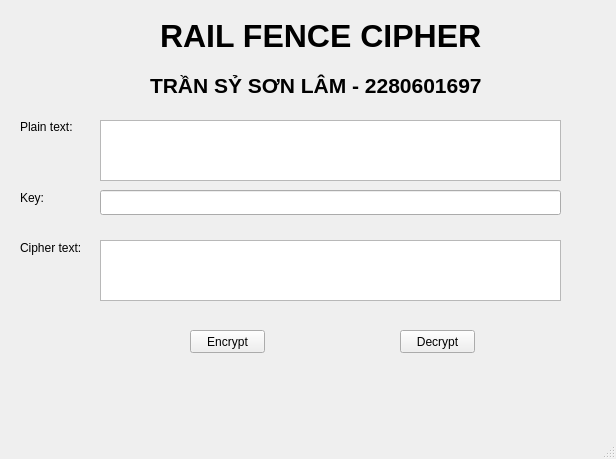
<?xml version="1.0" encoding="UTF-8"?>
<ui version="4.0">
 <class>RailFenceMainWindow</class>
 <widget class="QMainWindow" name="RailFenceMainWindow">
  <property name="geometry">
   <rect>
    <x>0</x>
    <y>0</y>
    <width>616</width>
    <height>459</height>
   </rect>
  </property>
  <property name="windowTitle">
   <string>Rail Fence Cipher</string>
  </property>
  <widget class="QWidget" name="centralwidget">
   <widget class="QLabel" name="label_title">
    <property name="geometry">
     <rect>
      <x>160</x>
      <y>10</y>
      <width>341</width>
      <height>51</height>
     </rect>
    </property>
    <property name="font">
     <font>
      <pointsize>24</pointsize>
      <weight>75</weight>
      <bold>true</bold>
     </font>
    </property>
    <property name="text">
     <string>RAIL FENCE CIPHER</string>
    </property>
   </widget>
   <widget class="QLabel" name="plain_text_label">
    <property name="geometry">
     <rect>
      <x>20</x>
      <y>120</y>
      <width>80</width>
      <height>13</height>
     </rect>
    </property>
    <property name="text">
     <string>Plain text:</string>
    </property>
   </widget>
   <widget class="QLabel" name="key_label">
    <property name="geometry">
     <rect>
      <x>20</x>
      <y>190</y>
      <width>41</width>
      <height>16</height>
     </rect>
    </property>
    <property name="text">
     <string>Key:</string>
    </property>
   </widget>
   <widget class="QLabel" name="cipher_text_label">
    <property name="geometry">
     <rect>
      <x>20</x>
      <y>240</y>
      <width>80</width>
      <height>16</height>
     </rect>
    </property>
    <property name="text">
     <string>Cipher text:</string>
    </property>
   </widget>
   <widget class="QPushButton" name="btn_encrypt">
    <property name="geometry">
     <rect>
      <x>190</x>
      <y>330</y>
      <width>75</width>
      <height>23</height>
     </rect>
    </property>
    <property name="text">
     <string>Encrypt</string>
    </property>
   </widget>
   <widget class="QPushButton" name="btn_decrypt">
    <property name="geometry">
     <rect>
      <x>400</x>
      <y>330</y>
      <width>75</width>
      <height>23</height>
     </rect>
    </property>
    <property name="text">
     <string>Decrypt</string>
    </property>
   </widget>
   <widget class="QPlainTextEdit" name="txt_plain_text">
    <property name="geometry">
     <rect>
      <x>100</x>
      <y>120</y>
      <width>461</width>
      <height>61</height>
     </rect>
    </property>
   </widget>
   <widget class="QPlainTextEdit" name="txt_cipher_text">
    <property name="geometry">
     <rect>
      <x>100</x>
      <y>240</y>
      <width>461</width>
      <height>61</height>
     </rect>
    </property>
   </widget>
   <widget class="QLineEdit" name="txt_key">
    <property name="geometry">
     <rect>
      <x>100</x>
      <y>190</y>
      <width>461</width>
      <height>25</height>
     </rect>
    </property>
    <property name="text">
     <string/>
    </property>
   </widget>
   <widget class="QLabel" name="label_student_info">
    <property name="geometry">
     <rect>
      <x>150</x>
      <y>60</y>
      <width>351</width>
      <height>51</height>
     </rect>
    </property>
    <property name="font">
     <font>
      <pointsize>16</pointsize>
      <weight>75</weight>
      <bold>true</bold>
     </font>
    </property>
    <property name="text">
     <string>TRẦN SỶ SƠN LÂM - 2280601697</string>
    </property>
   </widget>
  </widget>
  <widget class="QMenuBar" name="menubar">
   <property name="geometry">
    <rect>
     <x>0</x>
     <y>0</y>
     <width>616</width>
     <height>21</height>
    </rect>
   </property>
  </widget>
  <widget class="QStatusBar" name="statusbar"/>
 </widget>
 <resources/>
 <connections/>
</ui>
